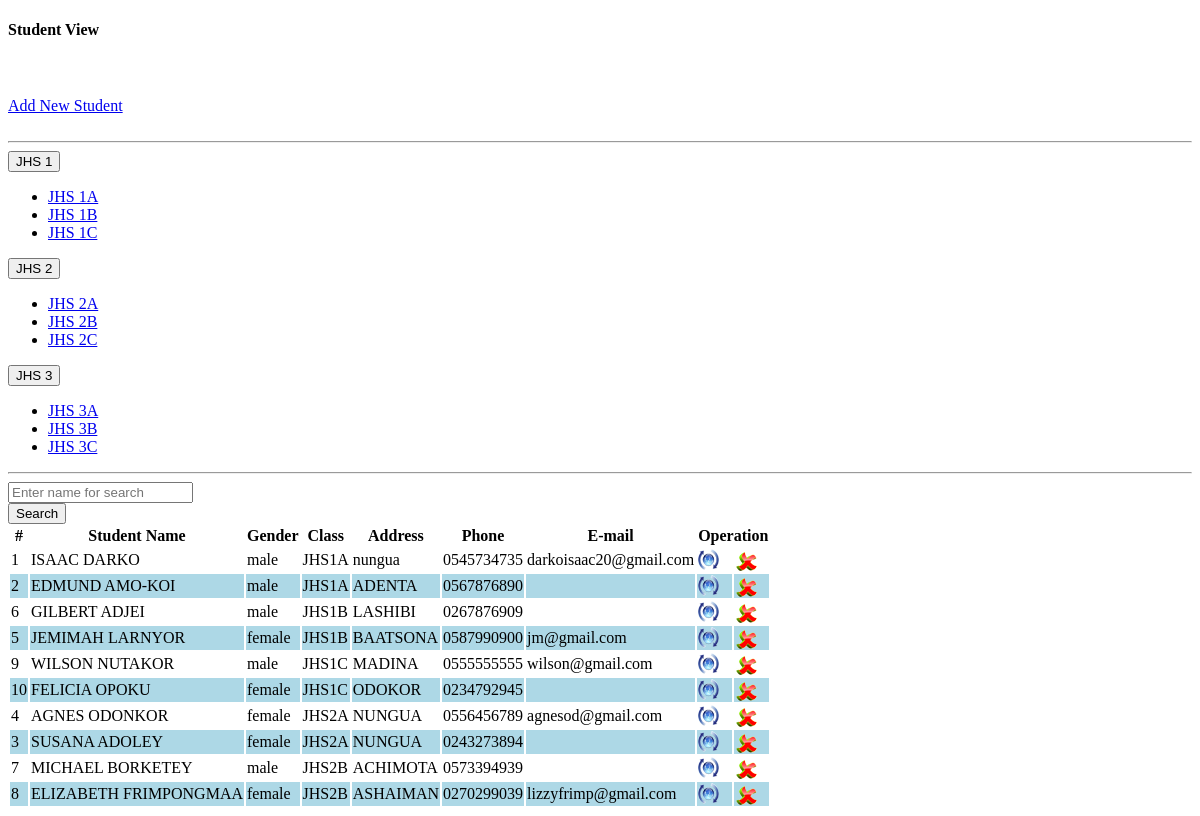
Screenshot of /View_Students.php with the database file from the repository.
### tables this page shows
CREATE TABLE `school_full_class` (
  `id` int(100) NOT NULL AUTO_INCREMENT,
  `class_name` varchar(50) NOT NULL,
  `view_class_name` varchar(50) NOT NULL,
  `timestamp` timestamp NOT NULL DEFAULT CURRENT_TIMESTAMP,
  PRIMARY KEY (`id`)
);

CREATE TABLE `class_holders` (
  `id` int(100) NOT NULL AUTO_INCREMENT,
  `class_name` varchar(50) NOT NULL,
  `view_class_name` varchar(50) NOT NULL,
  `timestamp` timestamp NOT NULL DEFAULT CURRENT_TIMESTAMP,
  PRIMARY KEY (`id`)
);

CREATE TABLE `stu_tbl_2018` (
  `stu_id` int(10) unsigned NOT NULL AUTO_INCREMENT,
  `f_name` varchar(50) NOT NULL,
  `l_name` varchar(50) NOT NULL,
  `gender` char(10) NOT NULL,
  `dob` date NOT NULL,
  `address` varchar(100) NOT NULL,
  `phone` varchar(50) NOT NULL,
  `email` varchar(70) NOT NULL,
  `student_class` varchar(12) NOT NULL,
  `sub_english_grade` int(10) NOT NULL DEFAULT '0',
  `sub_english_exams` int(10) NOT NULL DEFAULT '0',
  `sub_english_total` int(10) NOT NULL DEFAULT '0',
  `sub_maths_grade` int(10) NOT NULL DEFAULT '0',
  `sub_maths_exams` int(10) NOT NULL DEFAULT '0',
  `sub_maths_total` int(10) NOT NULL DEFAULT '0',
  `sub_science_grade` int(10) NOT NULL DEFAULT '0',
  `sub_science_exams` int(10) NOT NULL DEFAULT '0',
  `sub_science_total` int(10) NOT NULL DEFAULT '0',
  `sub_social_grade` int(10) NOT NULL DEFAULT '0',
  `sub_social_exams` int(10) NOT NULL DEFAULT '0',
  `sub_social_total` int(10) NOT NULL DEFAULT '0',
  `sub_rme_grade` int(10) NOT NULL DEFAULT '0',
  `sub_rme_exams` int(10) NOT NULL DEFAULT '0',
  `sub_rme_total` int(10) NOT NULL DEFAULT '0',
  `sub_ict_grade` int(10) NOT NULL DEFAULT '0',
  `sub_ict_exams` int(10) NOT NULL DEFAULT '0',
  `sub_ict_total` int(10) NOT NULL DEFAULT '0',
  `sub_bdt_grade` int(10) NOT NULL DEFAULT '0',
  `sub_bdt_exams` int(10) NOT NULL DEFAULT '0',
  `sub_bdt_total` int(10) NOT NULL DEFAULT '0',
  `sub_gh_lang_grade` int(10) NOT NULL DEFAULT '0',
  `sub_gh_lang_exams` int(10) NOT NULL DEFAULT '0',
  `sub_gh_lang_total` int(10) NOT NULL DEFAULT '0',
  `english_grade` int(11) NOT NULL DEFAULT '0',
  `maths_grade` int(11) NOT NULL DEFAULT '0',
  `social_grade` int(11) NOT NULL DEFAULT '0',
  `science_grade` int(11) NOT NULL DEFAULT '0',
  `rme_grade` int(11) NOT NULL DEFAULT '0',
  `bdt_grade` int(11) NOT NULL DEFAULT '0',
  `ict_grade` int(11) NOT NULL DEFAULT '0',
  `gh_lang_grade` int(11) NOT NULL DEFAULT '0',
  `total` int(11) NOT NULL DEFAULT '0',
  `stu_conduct` varchar(100) NOT NULL,
  `stu_intrest` varchar(100) NOT NULL,
  `stu_attitude` varchar(100) NOT NULL,
  `teachers_remarks` varchar(100) NOT NULL,
  `attendance` varchar(10) NOT NULL,
  `promotion` varchar(10) NOT NULL,
  PRIMARY KEY (`stu_id`)
);

### View_Students.php (the view, shortened to what this page needs)
<!DOCTYPE html PUBLIC "-//W3C//DTD XHTML 1.0 Transitional//EN" "http://www.w3.org/TR/xhtml1/DTD/xhtml1-transitional.dtd">
<html xmlns="http://www.w3.org/1999/xhtml">
<head>
<link rel="stylesheet" type="text/css" href="css/style_view.css" />
</head>
<body>
<div class="col-md-12  view-form-style">
    <div class="col-md-12 entry-head margin-20b">
        <h4 class="left">Student View</h4>
        <br><br>
        <a class="btn btn-primary right" href="?tag=student_entry">Add New Student</a>
        <br><br>
        <hr>
        <form method="post">
        <div class="container">
        <?php
            $get_classes_ini = mysqli_query($my_connection_string,"SELECT * FROM `school_full_class`");
            while ($get_classes_items = mysqli_fetch_array($get_classes_ini)) {
                 $get_item_class_name = $get_classes_items['class_name'];
                 $get_item_view_class_name = $get_classes_items['view_class_name'];
        ?>
        <div class="dropdown btn-group" style="margin: 0px 10px 10px 0px">
            <button class="btn btn-primary dropdown-toggle" type="button" id="dropdownMenuButton" data-toggle="dropdown"> <?php  echo $get_item_view_class_name;  ?> <span class="caret"></span></button>
            <ul class="dropdown-menu">
            <?php
                $get_individual_class_ini = mysqli_query($my_connection_string,"SELECT * FROM `class_holders` WHERE `class_name` LIKE '%$get_item_class_name%'");
            while ($get_individual_class_items = mysqli_fetch_array($get_individual_class_ini)) {
                 $get_individual_class_name = $get_individual_class_items['class_name'];
                 $get_individual_view_class_name = $get_individual_class_items['view_class_name'];    ?>
                <li><a class="dropdown-item" href="everyone.php?tag=view_students&view_class=<?php echo $get_individual_class_name;?>" name="link"><?php  echo $get_individual_view_class_name; ?></a></li>
                <?php   }   ?>
            </ul>
        </div>
        <?php  }  ?>
    </div>
    </form>
        <hr>
    </div>
    <form role="form" data-toggle="validator" method="post" class="form-horizontal">
        <div class="form-group">
            <div class="col-md-9 col-md-offset-1 col-xs-9 col-sm-10">
            <input type="text" class="form-control" name="searchtxt" Placeholder="Enter name for search" autocomplete="off"/></div>
            <input type="submit" name="btnsearch" value="Search" class="btn btn-info"/>
        </div>
    </form>
<form method="post">
    <div class="table-responsive">
        <table class="table table-bordered">
        <tr>
            <th>#</th>
            <th>Student Name</th>
            <th>Gender</th>
            <th>Class</th>
            <th>Address</th>
            <th>Phone</th>
            <th>E-mail</th>
            <th colspan="2">Operation</th>
        </tr>
        <?php
        if (!isset($_GET['view_class'])) {
            $sql_sel=mysqli_query($my_connection_string,"SELECT `stu_id`,`f_name`,`l_name`,`gender`,`address`,`phone`,`email`,`student_class` FROM stu_tbl_2018 ORDER BY `student_class`");
        }else{
        $get_view_class = $_GET['view_class'];
		 $sql_sel=mysqli_query($my_connection_string,"SELECT `stu_id`,`f_name`,`l_name`,`gender`,`address`,`phone`,`email`,`student_class` FROM `stu_tbl_2018` WHERE `student_class` LIKE '%$get_view_class%' ORDER BY `f_name`"); }
    $i=0;
    while($row=mysqli_fetch_array($sql_sel)){
    $i++;
    $color=($i%2==0)?"lightblue":"white";
    ?>
      <tr bgcolor="<?php echo $color?>">
            <td><?php echo $row['stu_id'];?></td>
            <td><?php echo $row['f_name']."    ".$row['l_name'];?></td>
            <td><?php echo $row['gender'];?></td>
            <td><?php echo strtoupper($row['student_class']);?></td>
            <td><?php echo $row['address'];?></td>
            <td><?php echo $row['phone'];?></td>
            <td><?php echo $row['email'];?></td>
            <td><a href="?tag=student_entry&opr=upd&rs_id=<?php echo $row['stu_id'];?>" title="Update"><img src="picture/update.png" /></a></td>
            <td><a href="?tag=view_students&opr=del&rs_id=<?php echo $row['stu_id'];?>" title="Delete"><img src="picture/delete.png" /></a></td>
        </tr>
    <?php
    }
    ?>
    </table>
    </div>
    </div>
</body>
</html>

### rows the page displays
school_full_class: view_class_name "JHS 1"
class_holders: view_class_name "JHS 1A"
class_holders: view_class_name "JHS 1B"
class_holders: view_class_name "JHS 1C"
school_full_class: view_class_name "JHS 2"
class_holders: view_class_name "JHS 2A"
class_holders: view_class_name "JHS 2B"
class_holders: view_class_name "JHS 2C"
school_full_class: view_class_name "JHS 3"
class_holders: view_class_name "JHS 3A"
class_holders: view_class_name "JHS 3B"
class_holders: view_class_name "JHS 3C"
stu_tbl_2018: stu_id "1", f_name "ISAAC", l_name "DARKO", gender "male", student_class "JHS1A", address "nungua", phone "0545734735", email "darkoisaac20@gmail.com"
stu_tbl_2018: stu_id "2", f_name "EDMUND", l_name "AMO-KOI", gender "male", student_class "JHS1A", address "ADENTA", phone "0567876890"
stu_tbl_2018: stu_id "6", f_name "GILBERT", l_name "ADJEI", gender "male", student_class "JHS1B", address "LASHIBI", phone "0267876909"
stu_tbl_2018: stu_id "5", f_name "JEMIMAH", l_name "LARNYOR", gender "female", student_class "JHS1B", address "BAATSONA", phone "0587990900", email "jm@gmail.com"
stu_tbl_2018: stu_id "9", f_name "WILSON", l_name "NUTAKOR", gender "male", student_class "JHS1C", address "MADINA", phone "0555555555", email "wilson@gmail.com"
stu_tbl_2018: stu_id "10", f_name "FELICIA", l_name "OPOKU", gender "female", student_class "JHS1C", address "ODOKOR", phone "0234792945"
stu_tbl_2018: stu_id "4", f_name "AGNES", l_name "ODONKOR", gender "female", student_class "JHS2A", address "NUNGUA", phone "0556456789", email "agnesod@gmail.com"
stu_tbl_2018: stu_id "3", f_name "SUSANA", l_name "ADOLEY", gender "female", student_class "JHS2A", address "NUNGUA", phone "0243273894"
stu_tbl_2018: stu_id "7", f_name "MICHAEL", l_name "BORKETEY", gender "male", student_class "JHS2B", address "ACHIMOTA", phone "0573394939"
stu_tbl_2018: stu_id "8", f_name "ELIZABETH", l_name "FRIMPONGMAA", gender "female", student_class "JHS2B", address "ASHAIMAN", phone "0270299039", email "lizzyfrimp@gmail.com"
